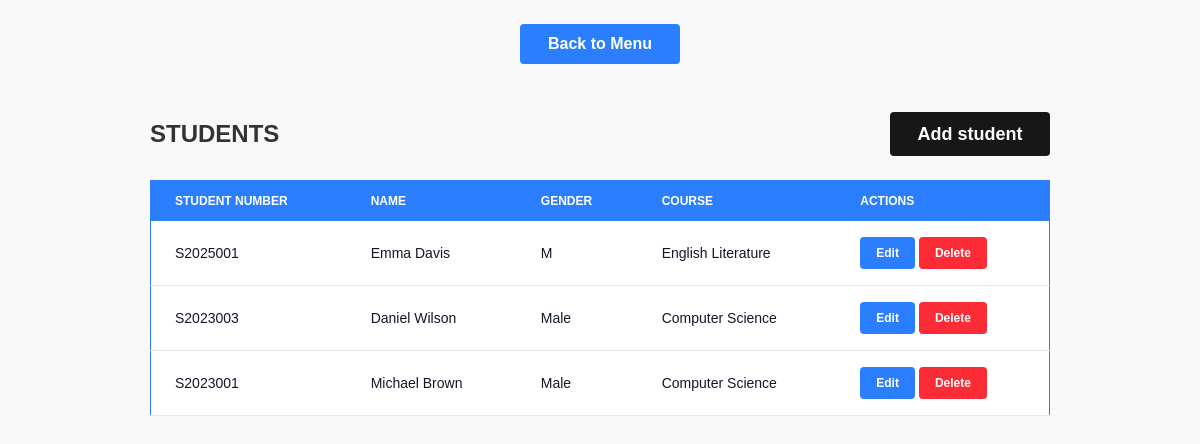
The page /students/index.php (signed in) on the database its author committed.
### tables this page shows
CREATE TABLE IF NOT EXISTS `students` (
  `student_id` int NOT NULL AUTO_INCREMENT,
  `student_number` varchar(50) NOT NULL DEFAULT '0',
  `name` varchar(100) NOT NULL DEFAULT '0',
  `gender` varchar(10) NOT NULL DEFAULT 'Male',
  `course_id` int NOT NULL DEFAULT '0',
  PRIMARY KEY (`student_id`),
  KEY `FK_students_courses` (`course_id`),
  CONSTRAINT `FK_students_courses` FOREIGN KEY (`course_id`) REFERENCES `courses` (`course_id`) ON DELETE CASCADE ON UPDATE CASCADE
);

CREATE TABLE IF NOT EXISTS `courses` (
  `course_id` int NOT NULL AUTO_INCREMENT,
  `code` varchar(50) DEFAULT NULL,
  `name` varchar(100) DEFAULT NULL,
  PRIMARY KEY (`course_id`)
);

### students/index.php (the view, shortened to what this page needs)
<?php
require('../partials/head.php');
$stmt = $connection->prepare("
    select s.student_id, s.student_number, s.name as student_name, s.gender, c.name as course_name
    from students s
    join courses c on s.course_id = c.course_id
    ORDER BY s.gender, s.name;
");
$stmt->execute();
$students = $stmt->fetchAll();
?>
<body x-data="{deleteModal: false, deleteId: null}" class="flex  justify-content flex-col items-center gap-y-6">
    <a href="/index.php"
        class="bg-blue-500 text-center mt-6 w-40 cursor-pointer text-white font-bold py-2 px-4 rounded">Back to
        Menu</a>
    <div class="w-full md:max-w-3/4 px-4 md:px-0 mx-auto px-4 gap-x-4 flex justify-between items-center">
        <h1 class="text-2xl font-bold mt-6">STUDENTS</h1>
        <a href="create.php"
            class="bg-neutral-900 text-xs text-center sm:text-lg mt-6 w-32 sm:w-40 cursor-pointer text-white font-bold py-2 px-4 rounded">Add
            student</a>
    </div>
    <div class="w-full flex md:justify-center overflow-x-auto">
        <table
            class="w-full min-w-[500px] max-w-3/4 text-xs sm:text-sm border border-blue-500 text-left rtl:text-right text-gray-500">
            <thead class="text-xs text-white uppercase bg-blue-500">
                <tr>
                    <th scope="col" class="px-2 sm:px-6 py-3">
                        Student Number
                    </th>
                    <th scope="col" class="px-2 sm:px-6 py-3">
                        Name
                    </th>
                    <th scope="col" class="px-2 sm:px-6 py-3">
                        Gender
                    </th>
                    <th scope="col" class="px-2 sm:px-6 py-3">
                        Course
                    </th>
                    <th scope="col" class="px-2 sm:px-6 py-3">
                        Actions
                    </th>
                </tr>
            </thead>
            <tbody>
                <?php
                foreach ($students as $student) {
                    echo '<tr class="bg-white border-b dark:bg-gray-800 dark:border-gray-700 border-gray-200">';
                    echo '<th scope="row" class="px-2 sm:px-6 py-4 font-medium text-gray-900 dark:text-white break-words">';
                    echo $student['student_number'];
                    echo '</th>';
                    echo '<th scope="row" class="px-2 sm:px-6 py-4 font-medium text-gray-900 dark:text-white">';
                    echo $student['student_name'];
                    echo '</th>';
                    echo '<th scope="row" class="px-2 sm:px-6 py-4 font-medium text-gray-900 dark:text-white">';
                    echo $student['gender'];
                    echo '</th>';
                    echo '<th scope="row" class="px-2 sm:px-6 py-4 font-medium text-gray-900 dark:text-white">';
                    echo $student['course_name'];
                    echo '</th>';
                    echo '<td class="px-2 sm:px-6 py-4">';
                    echo '<div class="flex flex-col sm:flex-row gap-1">';
                    echo "<a class='bg-blue-500 text-xs hover:bg-blue-700 cursor-pointer text-white font-bold py-1 px-2 sm:py-2 sm:px-4 rounded' href='edit.php?id={$student["student_id"]}'>Edit</a>";
                    echo '<button @click="deleteModal = true; deleteId = ' . $student["student_id"] . '; console.log(deleteId)"';
                    echo ' class="bg-red-500 text-xs hover:bg-red-700 cursor-pointer text-white font-bold py-1 px-2 sm:py-2 sm:px-4 rounded">';
                    echo 'Delete';
                    echo '</button>';
                    echo '</div>';
                    echo '</td>';
                    echo '</tr>';
                }
                ?>
            </tbody>
        </table>
    </div>
</body>
<?php
require('../partials/footer.php')
?>

### partials/head.php (style rules this page uses)
html, body { height: 100%; margin: 0; padding: 0; font-family: sans-serif; font-weight: 100; background-color: #f9f9f9; color: #333; box-sizing: border-box; }

### rows shown on the page
students: student_number "S2025001", name "Emma Davis", gender "M", course.name "English Literature"
students: student_number "S2023003", name "Daniel Wilson", gender "Male", course.name "Computer Science"
students: student_number "S2023001", name "Michael Brown", gender "Male", course.name "Computer Science"
